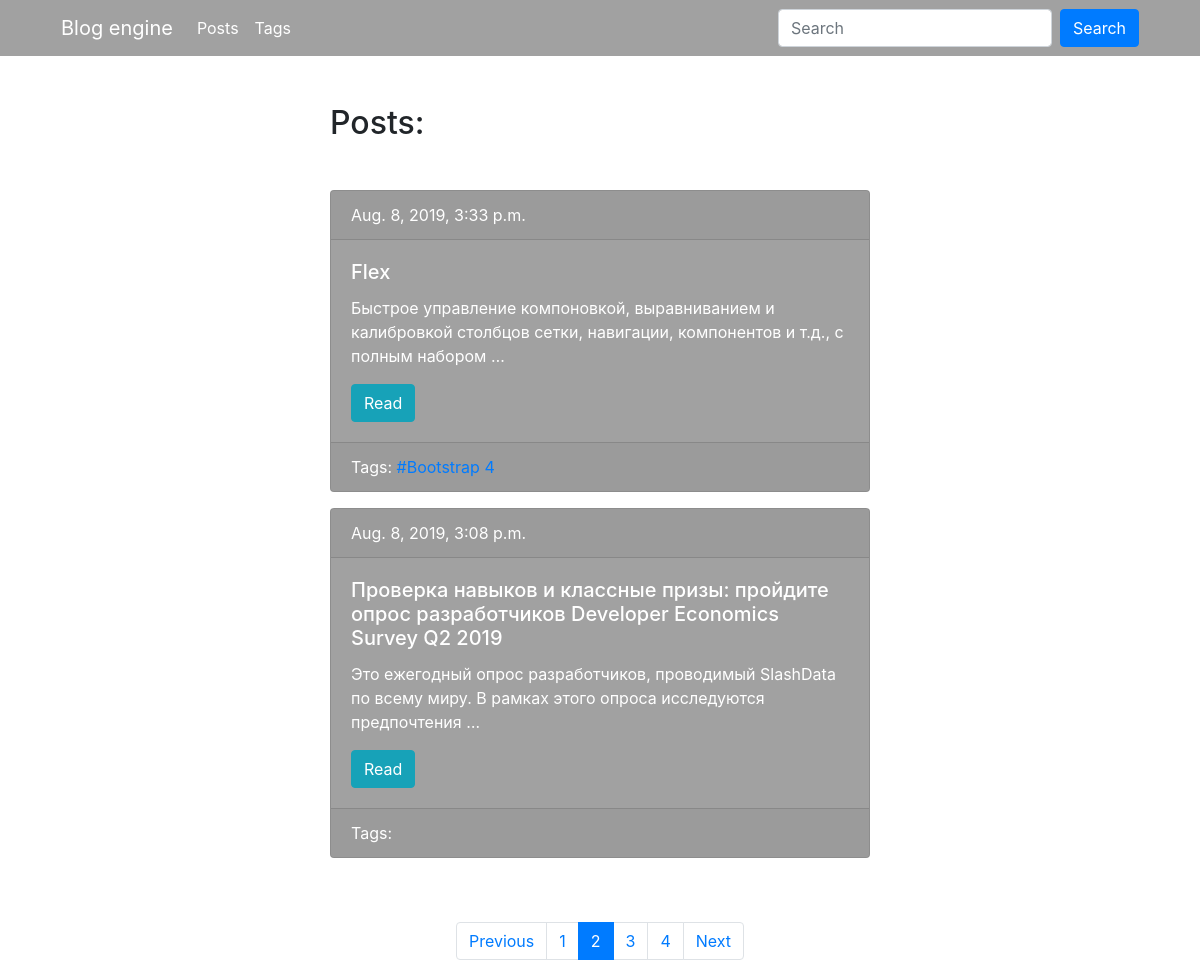
Screenshot of /blog/?page=2 with the database file from the repository.
### blog/models.py (models this page shows, shortened)
class Post(models.Model):
    title = models.CharField(max_length=150, db_index=True)
    slug = models.SlugField(max_length=150, blank=True, unique=True)
    body = models.TextField(blank=True, db_index=True)
    tags = models.ManyToManyField('Tag', blank=True, related_name='posts')
    date_pub = models.DateTimeField(auto_now_add=True)
    def get_absolute_url(self):
        return reverse('post_detail_url', kwargs={'slug': self.slug})
    class Meta:
        ordering = ('-date_pub',)

class Tag(models.Model):
    title = models.CharField(max_length=50)
    slug = models.SlugField(max_length=50, unique=True)
    def get_absolute_url(self):
        return reverse('tag_detail_url', kwargs={'slug': self.slug})
    class Meta:
        ordering = ('title',)

### blog/views.py (the view)
# urls.py: path('', posts_list, name='posts_list_url'),
def posts_list(request):
    search_query = request.GET.get('search', '')
    if search_query:
        posts = Post.objects.filter(Q(title__icontains=search_query) | Q(body__icontains=search_query))
    else:
        posts = Post.objects.all()
    paginator = Paginator(posts, 2)
    page_number = request.GET.get('page', 1)
    page = paginator.get_page(page_number)
    is_paginated = page.has_other_pages()
    if page.has_previous():
        prev_url = '?page={}'.format(page.previous_page_number())
    else:
        prev_url = ''
    if page.has_next():
        next_url = '?page={}'.format(page.next_page_number())
    else:
        next_url = ''
    context = {
        'page_object': page,
        'is_paginated': is_paginated,
        'prev_url': prev_url,
        'next_url': next_url
    }
    return render(request, 'blog/post_list.html', context=context)

### blog/templates/blog/post_list.html (shortened to what this page needs)
{% extends 'blog/base_blog.html' %}
{% block content %}
    <div class="col-lg-6">
        <h2 class="mb-5 ">Posts:</h2>
        {% for post in page_object.object_list %}
            {% include 'blog/includes/post_card_template.html' %}
        {% endfor %}
    </div>
{% endblock %}

### blog/templates/blog/includes/post_card_template.html
<div class="card text-white  mb-3" style="background-color: #A1A1A1;">
    <div class="card-header">
        {{ post.date_pub }}
    </div>
    <div class="card-body">
        <h5 class="card-title">{{ post.title }}</h5>
        <p class="card-text">{{ post.body|truncatewords:15 }}</p>
        <a href="{{ post.get_absolute_url }}" class="btn btn-info">Read</a>
    </div>
    <div class="card-footer text-white ">
        Tags:
        {% for tag in post.tags.all %}
            <a href="{{ tag.get_absolute_url }}">#{{ tag.title }} </a>
        {% endfor %}
    </div>
</div>

### rows the page displays
Post: date_pub "Aug. 8, 2019, 3:33 p.m.", title "Flex", body "Быстрое управление компоновкой, выравниванием и калибровкой столбцов сетки, навигации, компонентов и т.д., с полным набором …"
Tag: title "Bootstrap 4"
Post: date_pub "Aug. 8, 2019, 3:08 p.m.", title "Проверка навыков и классные призы: пройдите опрос разработчиков Developer Economics Survey Q2 2019", body "Это ежегодный опрос разработчиков, проводимый SlashData по всему миру. В рамках этого опроса исследуются предпочтения …"

### other values shown
{{ n }} "1" "3" "4"
{{ n }} "2"
